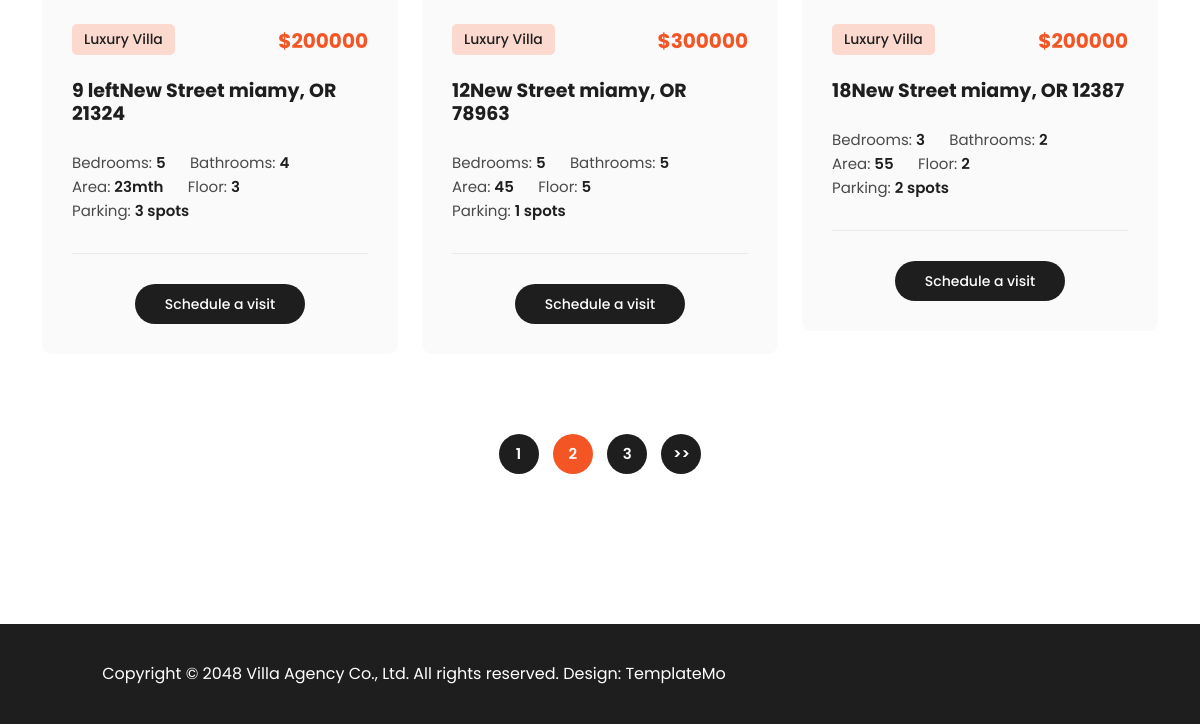
Before: /propertie/all/ (lower part) with the older database file.
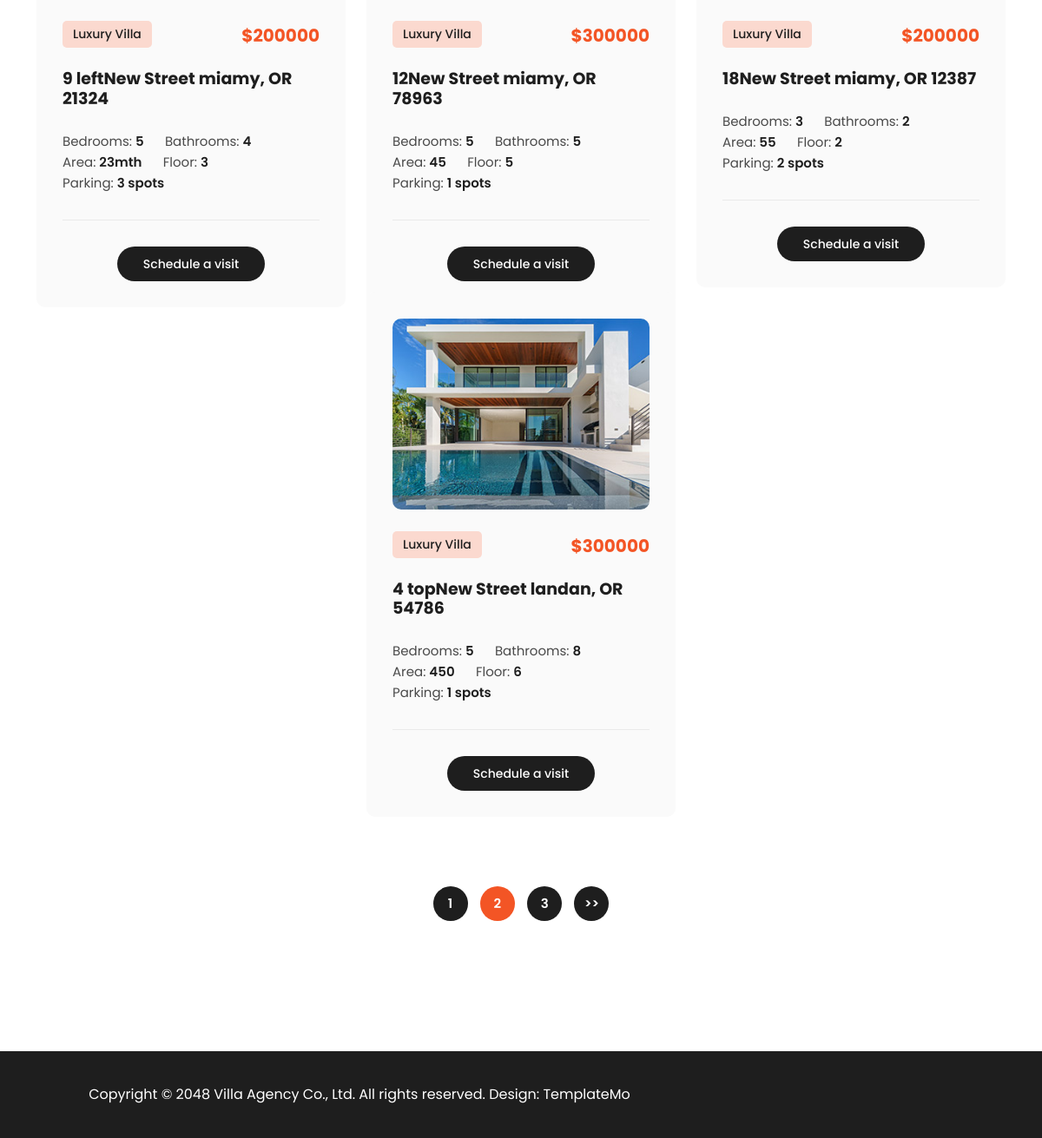
After: the same page with the newer database file.
### home/models.py (models this page shows, shortened)
class Properties(models.Model):
    about = models.TextField()
    description = models.TextField()
    title = models.CharField(max_length=100,unique=True)
    price = models.IntegerField()
    image = models.ImageField(upload_to='properties/')
    bathroom = models.CharField(max_length=30)
    bedrooms = models.CharField(max_length=30)
    floor = models.CharField(max_length=30)
    area = models.CharField(max_length=30)
    parking = models.CharField(max_length=30)
    street = models.CharField(max_length=100)
    city = models.CharField(max_length=50)
    state = models.CharField(max_length=20)
    postal_code = models.CharField(max_length=10)
    slug = models.SlugField(unique=True)
    SingleProperty = models.ForeignKey(SingleProperty, null=True, blank=True, on_delete=models.CASCADE,
                                       related_name='SingleProperty')
    category = models.ForeignKey(Category, null=True, blank=True, on_delete=models.CASCADE, related_name='categories')

### properties/views.py (the view, shortened to what this page needs)
# urls.py: path('propertie/all/',views.PropertiesView.as_view(), name='products'),
class PropertiesView(View):
    def get(self, request):
        products = Properties.objects.all()
        return render(request, 'properties/properties.html', {'products': products})

### properties/templates/properties/properties.html (shortened to what this page needs)
{% extends 'base.html' %}
{% load static %}
{% block main %}
    <div class="section properties">
        <div class="container">
            <div class="row properties-box">
                {% for product in products %}
                    <div class="col-lg-4 col-md-6 align-self-center mb-30 properties-items col-md-6 adv">
                        <div class="item">
                            <a href="{% url 'home:detail' product.id %}"><img
                                    src="{% static 'images/property-01.jpg' %}" alt=""></a>
                            <span class="category">Luxury Villa</span>
                            <h6>${{ product.price }}</h6>
                            <h4><a href="{% url 'home:detail' product.id %}">{{ product.street }}New
                                Street {{ product.city }}, OR {{ product.postal_code }}</a></h4>
                            <ul>
                                <li>Bedrooms: <span>{{ product.bedrooms }}</span></li>
                                <li>Bathrooms: <span>{{ product.bathroom }}</span></li>
                                <li>Area: <span>{{ product.area }}</span></li>
                                <li>Floor: <span>{{ product.floor }}</span></li>
                                <li>Parking: <span>{{ product.parking }} spots</span></li>
                            </ul>
                            <div class="main-button">
                                <a href="{% url 'home:detail' product.id %}">Schedule a visit</a>
                            </div>
                        </div>
                    </div>
                {% endfor %}
            </div>
            <div class="row">
                <div class="col-lg-12">
                    <ul class="pagination">
                        <li><a href="#">1</a></li>
                        <li><a class="is_active" href="#">2</a></li>
                        <li><a href="#">3</a></li>
                        <li><a href="#">>></a></li>
                    </ul>
                </div>
            </div>
        </div>
    </div>
{% endblock %}

Changed rows visible on the page:
added Properties: price "300000", street "4 top", city "landan", postal_code "54786", bedrooms "5", bathroom "8", area "450", floor "6", parking "1"
